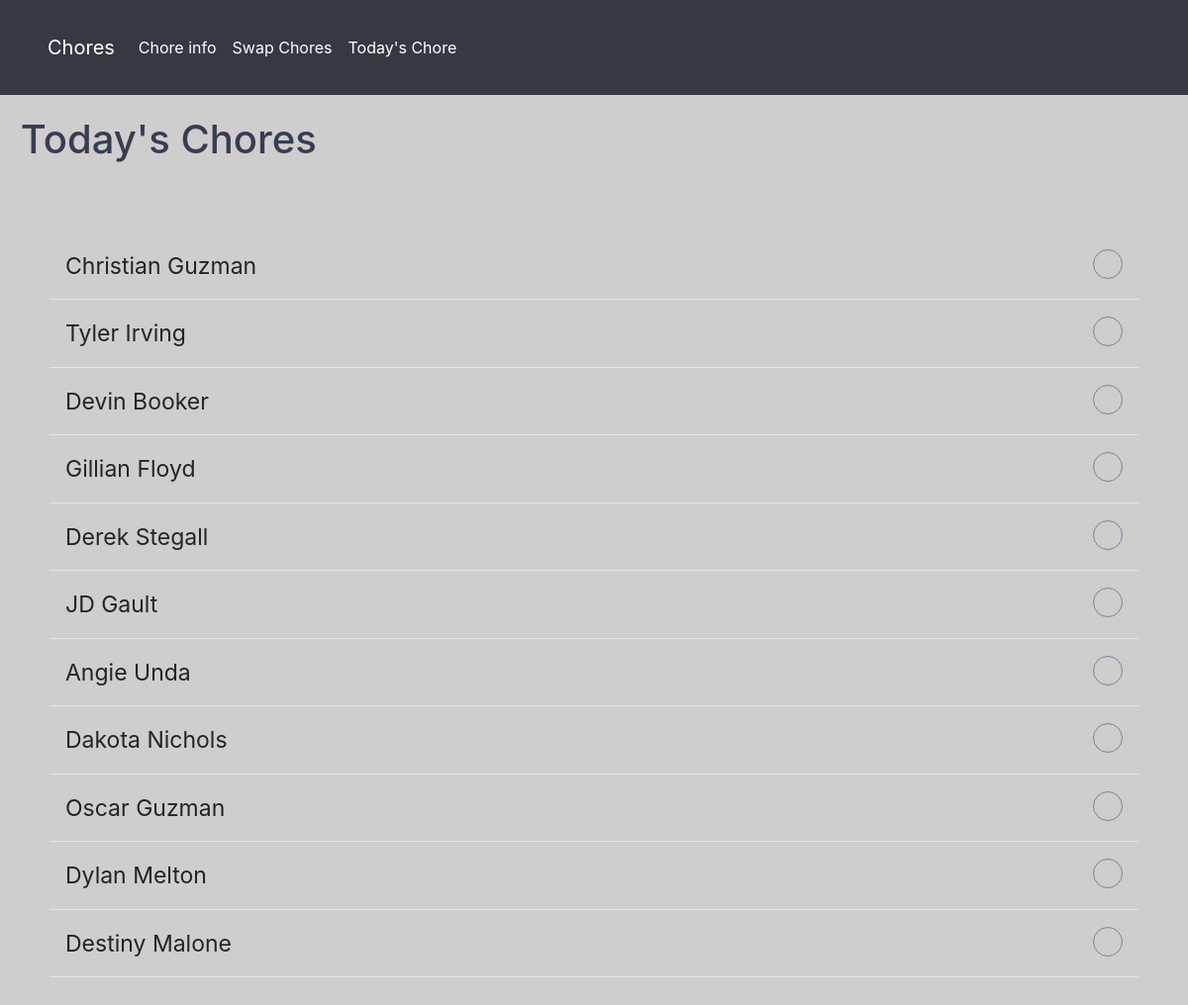
Screenshot of /swap_chores with the database file from the repository.
### app/models.py (models this page shows)
class ChoreAssignment(models.Model):
    student = models.ForeignKey(Student, on_delete=models.PROTECT)
    chore = models.ForeignKey(Chore, on_delete=models.PROTECT)
    date = models.DateField()
    completed = models.BooleanField(default=False)
    @staticmethod
    def for_this_week():
        today = timezone.now()
        todays_day_of_week = today.weekday()
        distance_from_monday = todays_day_of_week
        distance_from_friday = 4 - todays_day_of_week
        this_monday = today - timedelta(days=distance_from_monday)
        this_friday = today + timedelta(days=distance_from_friday)
        assignments = ChoreAssignment.objects.filter(date__gte=this_monday, date__lte=this_friday)
        result = {}
        if not assignments.exists():
            chores = Chore.objects.all()
            students = list(Student.objects.all())
            for day_offset, day in enumerate(['monday','tuesday', 'wednesday', 'thursday', 'friday']):
                day = this_monday + timedelta(days=day_offset)
                result[day] = []
                shuffle(students)
                for student, chore in zip(students, chores):
                    result[day].append(ChoreAssignment.objects.create(
                        student=student,
                        chore=chore,
                        date=day
                    ))
        else:
            result['monday'] = [a for a in assignments if a.date.weekday() == 0]
            result['tuesday'] = [a for a in assignments if a.date.weekday() == 1]
            result['wednesday'] = [a for a in assignments if a.date.weekday() == 2]
            result['thursday'] = [a for a in assignments if a.date.weekday() == 3]
            result['friday'] = [a for a in assignments if a.date.weekday() == 4]
        return result

class Student(models.Model):
    name = models.TextField()
    class_year = models.IntegerField()
    chore_one_pref = models.TextField(choices=[
        ['Chore Captain', 'Chore Captain'],
        ['Pre-lunch Bathroom Inspection', 'Pre-lunch Bathroom Inspection'],
        ['Lunch Set-up', 'Lunch Set-up'],
        ['Lunch Clean-up', 'Lunch Clean-up'],
        ['Bathroom Cleaner 1', 'Bathroom Cleaner 1'],
        ['Bathroom Cleaner 2', 'Bathroom Cleaner 2'],
        ['Classroom Clean and Inspection', 'Classroom Clean and Inspection'],
        ['End of Day Classroom Clean and Inspection', 'End of Day Classroom Clean and Inspection'],
        ['Hallway Sweep', 'Hallway Sweep'],
        ['Classroom Sweeper 1','Classroom Sweeper 1'],
        ['Classroom Sweeper 2','Classroom Sweeper 2'],
        ['End of Day Bathroom Clean and Inspection', 'End of Day Bathroom Clean and Inspection']
    ])
    chore_two_pref = models.TextField(choices=[
        ['Chore Captain', 'Chore Captain'],
        ['Pre-lunch Bathroom Inspection', 'Pre-lunch Bathroom Inspection'],
        ['Lunch Set-up', 'Lunch Set-up'],
        ['Lunch Clean-up', 'Lunch Clean-up'],
        ['Bathroom Cleaner 1', 'Bathroom Cleaner 1'],
        ['Bathroom Cleaner 2', 'Bathroom Cleaner 2'],
        ['Classroom Clean and Inspection', 'Classroom Clean and Inspection'],
        ['End of Day Classroom Clean and Inspection', 'End of Day Classroom Clean and Inspection'],
        ['Hallway Sweep', 'Hallway Sweep'],
        ['Classroom Sweeper 1','Classroom Sweeper 1'],
        ['Classroom Sweeper 2','Classroom Sweeper 2'],
        ['End of Day Bathroom Clean and Inspection', 'End of Day Bathroom Clean and Inspection']
    ])
    chore_three_pref = models.TextField(choices=[
        ['Chore Captain', 'Chore Captain'],
        ['Pre-lunch Bathroom Inspection', 'Pre-lunch Bathroom Inspection'],
        ['Lunch Set-up', 'Lunch Set-up'],
        ['Lunch Clean-up', 'Lunch Clean-up'],
        ['Bathroom Cleaner 1', 'Bathroom Cleaner 1'],
        ['Bathroom Cleaner 2', 'Bathroom Cleaner 2'],
        ['Classroom Clean and Inspection', 'Classroom Clean and Inspection'],
        ['End of Day Classroom Clean and Inspection', 'End of Day Classroom Clean and Inspection'],
        ['Hallway Sweep', 'Hallway Sweep'],
        ['Classroom Sweeper 1','Classroom Sweeper 1'],
        ['Classroom Sweeper 2','Classroom Sweeper 2'],
        ['End of Day Bathroom Clean and Inspection', 'End of Day Bathroom Clean and Inspection']
    ])

### app/views.py (the view)
# urls.py: path("swap_chores", app.views.swap_chores, name="swap_chores"),
def swap_chores(request):
    assignments = ChoreAssignment.for_this_week()
    if date.today().weekday() == 0:
        return render(request, 'todays_chore.html', {
            "chore": assignments['monday']
        })
    if date.today().weekday() == 1:
        return render(request, 'todays_chore.html', {
            "chore": assignments['tuesday']
        })
    if date.today().weekday() == 2:
        return render(request, 'todays_chore.html', {
            "chore": assignments['wednesday']
        })
    if date.today().weekday() == 3:
        return render(request, 'todays_chore.html', {
            "chore": assignments['thursday']
        })
    if date.today().weekday() == 4:
        return render(request, 'todays_chore.html', {
            "chore": assignments['friday']
        })

### app/templates/todays_chore.html (shortened to what this page needs)
{% load static %}
<!DOCTYPE html>
<html lang="en">
<head>
    <link rel="stylesheet" href="{% static 'main.css' %}">
    <link rel="stylesheet" href="https://maxcdn.bootstrapcdn.com/font-awesome/4.4.0/css/font-awesome.min.css">
    <link rel="stylesheet" href="https://stackpath.bootstrapcdn.com/bootstrap/4.3.1/css/bootstrap.min.css">
</head>
<nav id="nav-bar" style="height: 6rem" class="navbar navbar-expand-lg navbar-dark bg-dark px-5">
    <a href="{% url 'home' %}" class="navbar-brand">Chores</a>
    <ul class="navbar-nav">
        <li class="nav-item">
            <a href="{% url 'chore_details' %}" class="nav-link text-white">Chore info</a>
        </li>
        <li class="nav-item">
          <a href="{% url 'swap_chores' %}" class="nav-link text-white">Swap Chores</a>
        <li class="nav-item">
            <a href="{% url 'todays_chore' %}" class="nav-link text-white">Today's Chore</a>
        </li>
    </ul>
</nav>
<h1>Today's Chores</h1>
<body class="todays-chore-body">
  <div class="accordion">
  {% for assignment in chore %}
    <div class="accordion-item">
      <a style="font-size: 23px;">{{assignment.student.name}}</a>
    </div>
    {% endfor %}
  </div>
</body>
</html>

### app/static/main.css (style rules this page uses)
.todays-chore-body { background-color: rgb(207, 205, 205) }
h1, h3 { font-size: 1.75rem; color: #373d51; padding: 1.3rem; margin: 0; }
#nav-bar { width: 100% }
.accordion { margin: 50px; }
.accordion a { position: relative; display: -webkit-box; display: -webkit-flex; display: -ms-flexbox; display: flex; -webkit-box-orient: vertical; -webkit-box-direction: normal; -webkit-flex-direction: column; -ms-flex-direction: column; flex-direction: column; width: 100%; padding: 1rem 3rem 1rem 1rem; color: #7288a2; font-size: 1.65rem; font-weight: 400; border-bottom: 1px solid #e5e5e5; }
.accordion a::after { font-family: 'Ionicons'; content: '\f218'; position: absolute; float: right; right: 1rem; font-size: 1rem; color: #7288a2; padding: 5px; width: 30px; height: 30px; -webkit-border-radius: 50%; -moz-border-radius: 50%; border-radius: 50%; border: 1px solid #7288a2; text-align: center; }
body { font-family: 'Open Sans', Arial, sans-serif; background-color: rgb(207, 205, 205); }

### rows the page displays
ChoreAssignment: student.name "Christian Guzman"
ChoreAssignment: student.name "Tyler Irving"
ChoreAssignment: student.name "Devin Booker"
ChoreAssignment: student.name "Gillian Floyd"
ChoreAssignment: student.name "Derek Stegall"
ChoreAssignment: student.name "JD Gault"
ChoreAssignment: student.name "Angie Unda"
ChoreAssignment: student.name "Dakota Nichols"
ChoreAssignment: student.name "Oscar Guzman"
ChoreAssignment: student.name "Dylan Melton"
ChoreAssignment: student.name "Destiny Malone"
